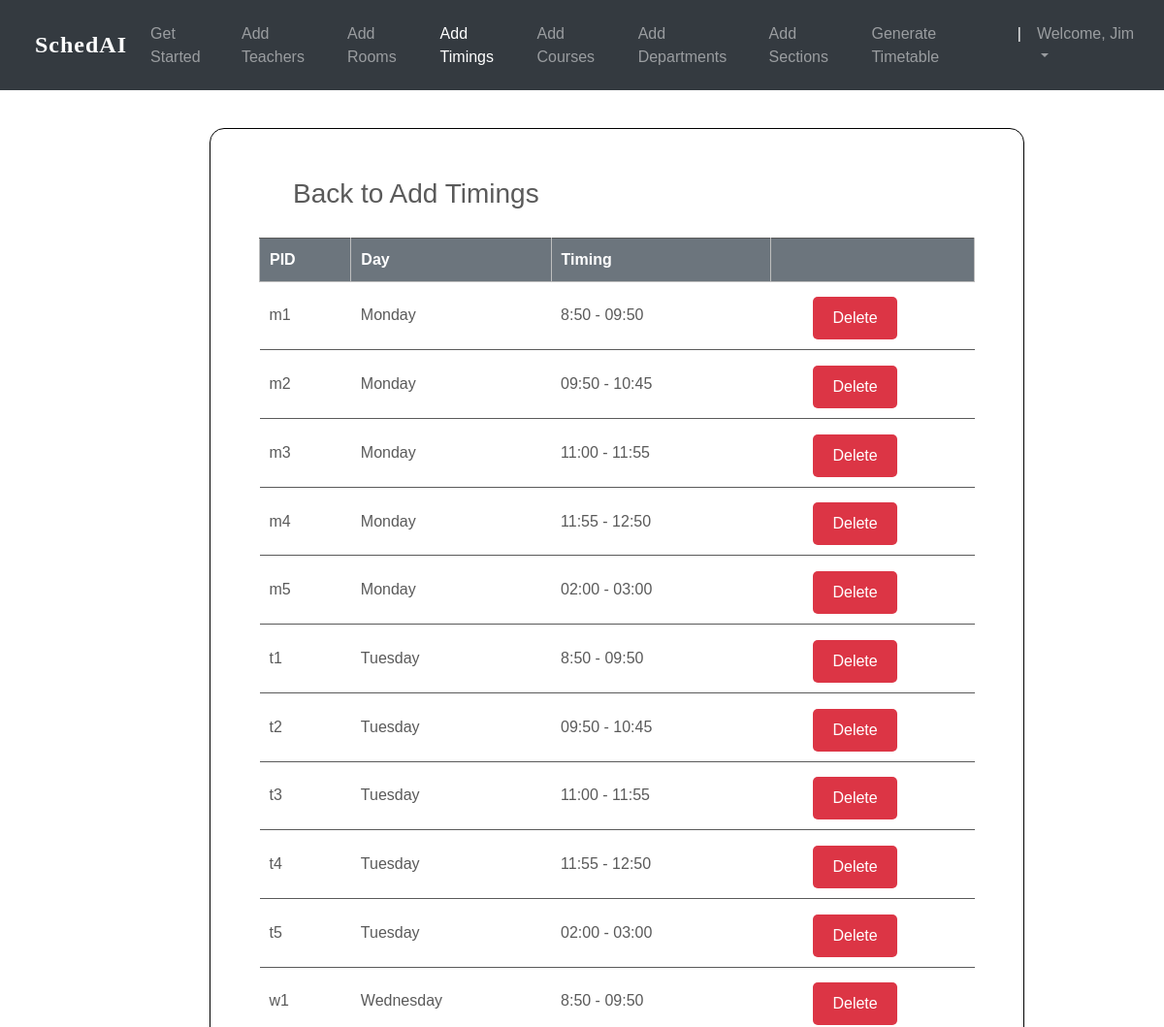
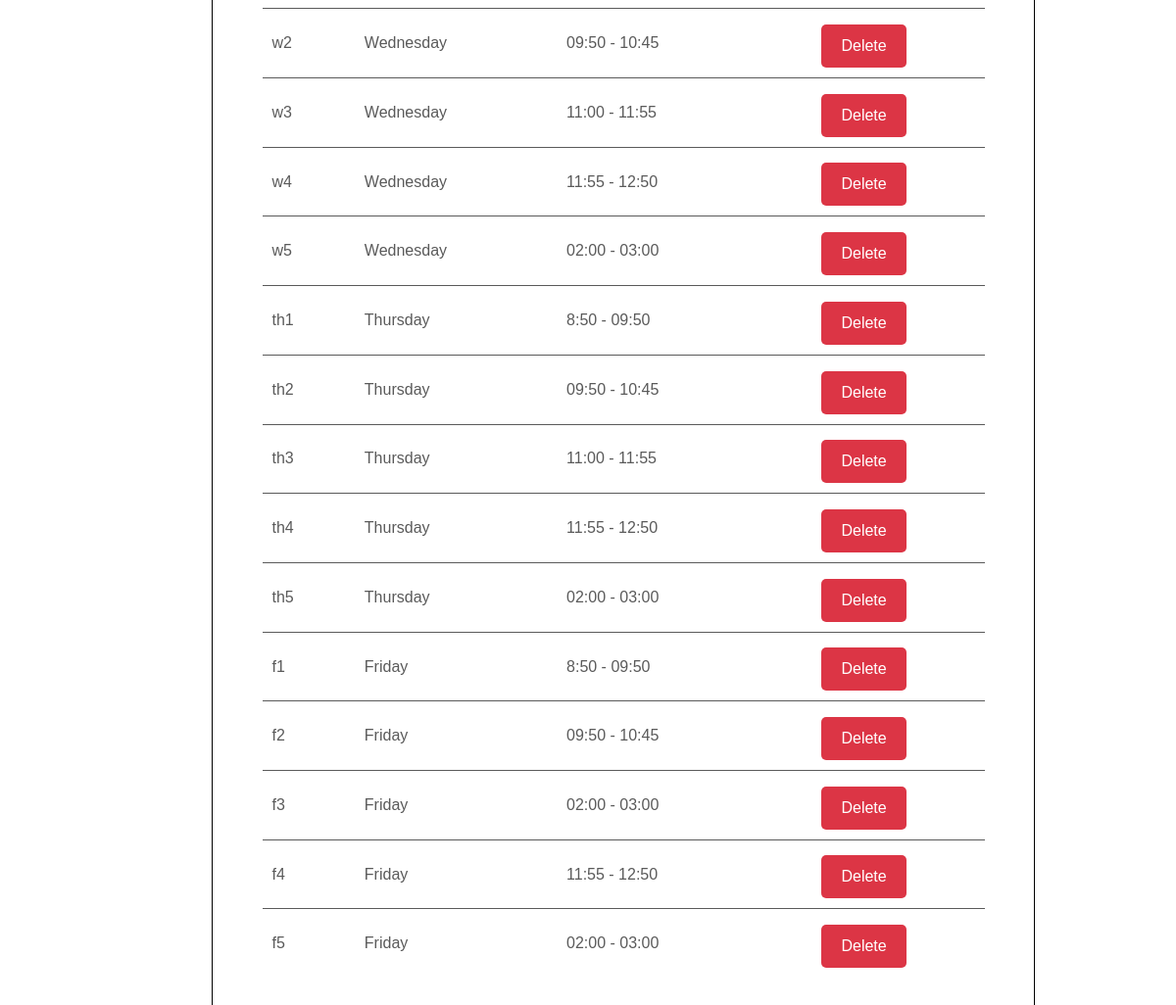
/timings_list/ (signed in), run on an earlier commit of the app's database (2 pictures, top to bottom).
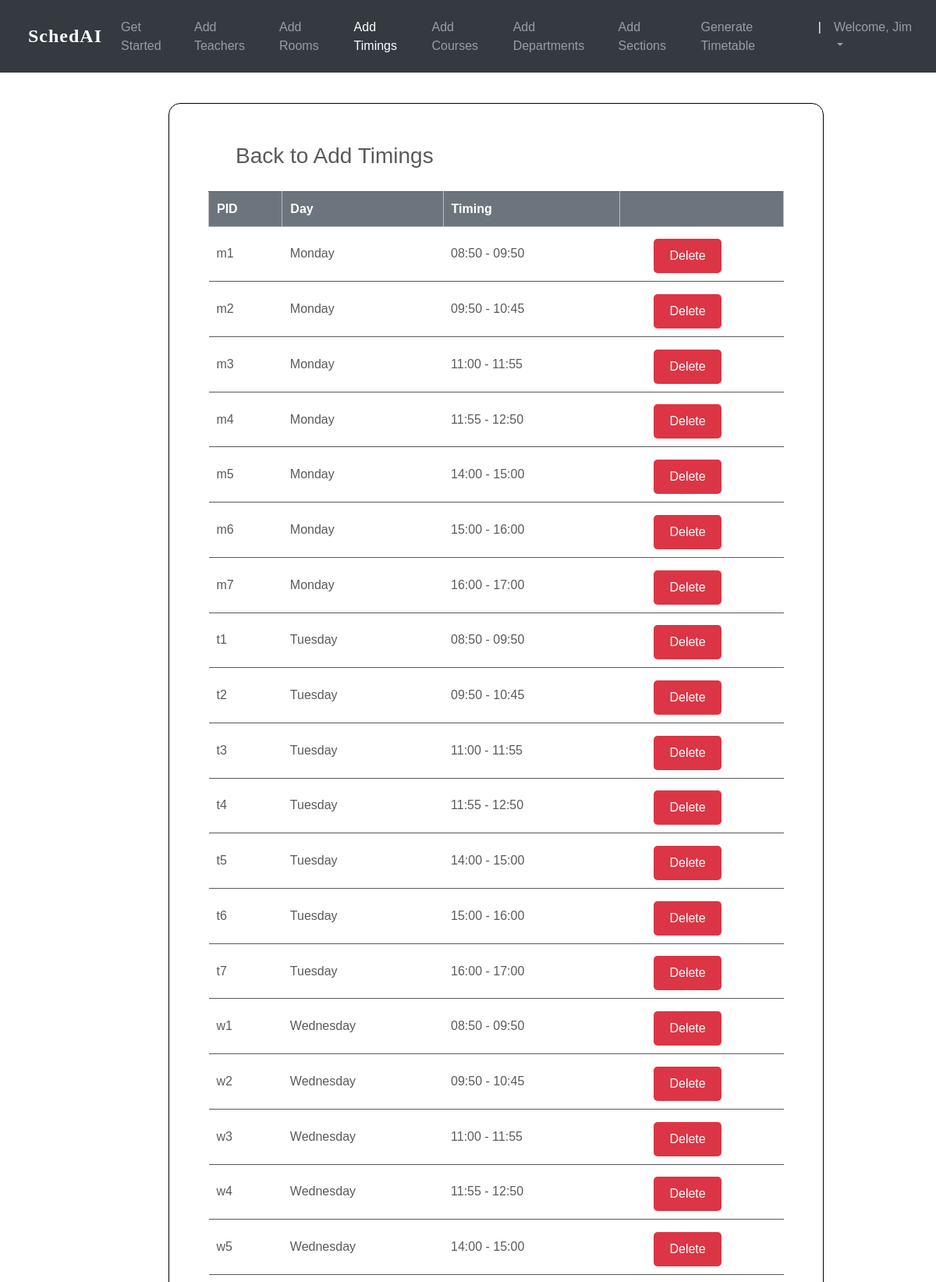
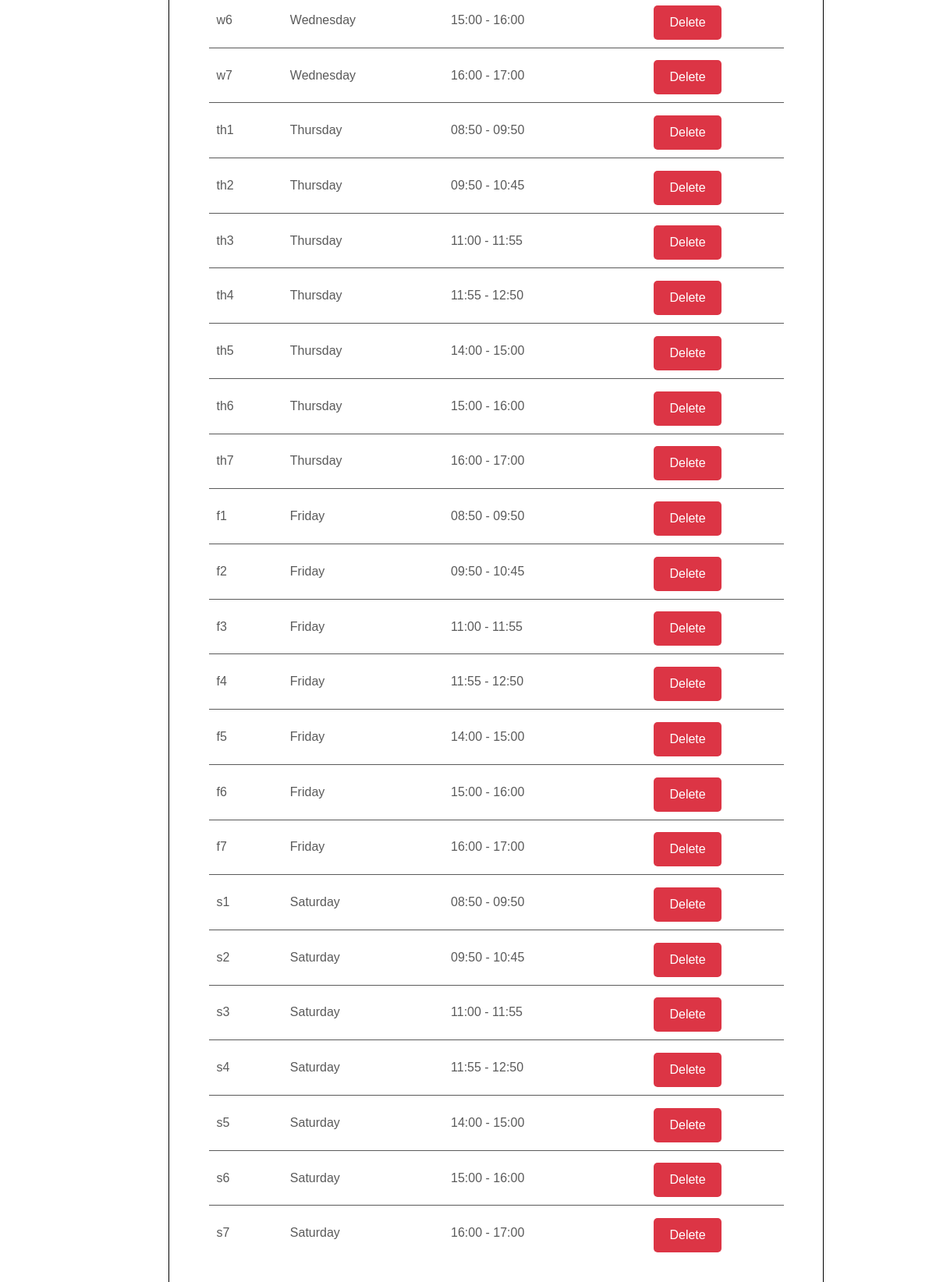
And on a later commit of the database (2 pictures, top to bottom).
### ttgen/models.py (models this page shows, shortened)
class MeetingTime(models.Model):
    pid = models.CharField(max_length=4, primary_key=True)
    time = models.CharField(max_length=50, choices=time_slots, default='11:30 - 12:30')
    day = models.CharField(max_length=15, choices=DAYS_OF_WEEK)

### ttgen/views.py (the view)
# urls.py: path('timings_list/', views.meeting_list_view, name='editmeetingtime'),
@login_required
def meeting_list_view(request):
    context = {
        'meeting_times': MeetingTime.objects.all()
    }
    return render(request, 'mtlist.html', context)

### templates/mtlist.html (shortened to what this page needs)
<!DOCTYPE html>
<html lang="en">
<head>
	<link rel="stylesheet" href="https://maxcdn.bootstrapcdn.com/bootstrap/4.0.0/css/bootstrap.min.css">
    <link rel="stylesheet" type="text/css" href="static/css/index.css">
</head>
<body>
        <header>
			<nav class="navbar navbar-expand-md navbar-dark fixed-top bg-dark">
                <a class="navbar-brand" href="{% url 'admindash' %}"><p style="color: #fff; font-weight: 900; letter-spacing: 1px; margin-top: 15px; margin-left: 20px; font-size: 1.5rem;">SchedAI</p></a>
                <div class="collapse navbar-collapse" id="navbarCollapse">
                    <ul class="navbar-nav ml-auto">
                    <li class="nav-item">
                        <a class="nav-link" href="{% url 'admindash' %}">Get Started</a>
                    </li>
                    <li class="nav-item">
                        <a class="nav-link" href="{% url 'addInstructors' %}">Add Teachers</a>
                    </li>
                    <li class="nav-item">
                        <a class="nav-link" href="{% url 'addRooms' %}">Add Rooms</a>
                    </li>
                    <li class="nav-item active">
		                <a class="nav-link" href="{% url 'addTimings' %}">Add Timings</a>
		            </li>
                    <li class="nav-item">
                        <a class="nav-link" href="{% url 'addCourses' %}">Add Courses</a>
                    </li>
                    <li class="nav-item">
			            <a class="nav-link" href="{% url 'addDepts' %}">Add Departments</a>
		            </li>
					<li class="nav-item">
			            <a class="nav-link" href="{% url 'addSections' %}">Add Sections</a>
		            </li>
					<li class="nav-item">
			            <a class="nav-link" href="{% url 'generate' %}">Generate Timetable</a>
		            </li>
					<li class="nav-item active">
			            <a class="nav-link">|</a>
		            </li>
                    <li class="nav-item dropdown">
		                <a class="nav-link dropdown-toggle" href="#" id="dropdown03" data-toggle="dropdown" aria-haspopup="true" aria-expanded="false">Welcome, {{ user.first_name }}</a>
		            </li>
                    </ul>
                </div>
            </nav>
        </header>
		<br><br>
        {%block content%}
        {% load static %}
        <fieldset class="fieldset">
    <a href="{% url 'addTimings'%}"><h1 class="tablink" onclick="openPage('new')" id="defaultOpen">Back to Add Timings</h1></a>
    <div class="tabcontent" id="edit">
			<table class="table1">
				<thead>
				<tr class="table-headers">
				<th>PID</th>
				<th>Day</th>
				<th>Timing</th>
				<th  class="empty"></th>
				</tr>
				</thead>
				<tbody>
				{% for mt in meeting_times %}
				<tr>
				 <td>{{mt.pid}}</td>
				 <td>{{mt.day}}</td>
				 <td>{{mt.time}}</td>
				 <td class="empty">
					<form action="{% url 'deletemeetingtime' mt.pid %}" method="post">
						<input type="submit" value="Delete" class="cross">
					</form>
				 </td>
				 </tr>
				{% endfor %}
				</tbody>
			</table>
		</div>
</fieldset>
{% endblock %}

### static/css/index.css (style rules this page uses)
body { padding-top: 3rem; padding-bottom: 3rem; color: #5a5a5a; font-family: 'Poppins', sans-serif; overflow-x: hidden; }
nav { font-family: sans-serif; }
.navbar-brand { font-size: 20px; font-family: Georgia, 'Times New Roman', Times, serif; }

### templates/mtlist.html (style rules this page uses)
nav { font-family: sans-serif; }
.navbar-brand { font-size: 20px; font-family: Georgia, 'Times New Roman', Times, serif; }
* { margin: 0; padding: 0; box-sizing: border-box; }
html { scroll-behavior: smooth; }
a { text-decoration:none; }
form { margin-top: 3%; margin-left: 18%; margin-right: 12%; }
fieldset h1 { color: #5a5a5a; padding-bottom: 20px; margin-left: 35px; display: inline-block; cursor: pointer; font-size: 28px; }
fieldset input { padding:8px; color: #938c8c }
.table2 td, th { border: 1px solid rgb(190,190,190); padding: 10px 20px; }
.table1 { width: 100%; border-collapse: collapse; text-align: left; overflow: hidden; }
.table1 td, th { border-top: 1px solid #5a5a5a; padding: 10px; }
.table1 th { background-color: #6c757d; color: #fff; }
.cross { font-size:16px; color: #fff; cursor: pointer; border: none; background-color: #dc3545; border-radius: 5px; padding: 10px 20px; }
.fieldset { margin-top: 3%; margin-left: 18%; margin-right: 12%; padding: 50px; background-color: #fff; border: 1px solid black; border-radius: 15px; }

What changed in the data, as far as the page shows it:
changed MeetingTime "m1": time "8:50 - 09:50" → "08:50 - 09:50"
changed MeetingTime "m5": time "02:00 - 03:00" → "14:00 - 15:00"
added MeetingTime: pid "m6", day "Monday", time "15:00 - 16:00"
added MeetingTime: pid "m7", day "Monday", time "16:00 - 17:00"
changed MeetingTime "t1": time "8:50 - 09:50" → "08:50 - 09:50"
changed MeetingTime "t5": time "02:00 - 03:00" → "14:00 - 15:00"
added MeetingTime: pid "t6", day "Tuesday", time "15:00 - 16:00"
added MeetingTime: pid "t7", day "Tuesday", time "16:00 - 17:00"
changed MeetingTime "w1": time "8:50 - 09:50" → "08:50 - 09:50"
changed MeetingTime "w5": time "02:00 - 03:00" → "14:00 - 15:00"
added MeetingTime: pid "w6", day "Wednesday", time "15:00 - 16:00"
added MeetingTime: pid "w7", day "Wednesday", time "16:00 - 17:00"
changed MeetingTime "th1": time "8:50 - 09:50" → "08:50 - 09:50"
changed MeetingTime "th5": time "02:00 - 03:00" → "14:00 - 15:00"
added MeetingTime: pid "th6", day "Thursday", time "15:00 - 16:00"
added MeetingTime: pid "th7", day "Thursday", time "16:00 - 17:00"
changed MeetingTime "f1": time "8:50 - 09:50" → "08:50 - 09:50"
changed MeetingTime "f3": time "02:00 - 03:00" → "11:00 - 11:55"
changed MeetingTime "f5": time "02:00 - 03:00" → "14:00 - 15:00"
added MeetingTime: pid "f6", day "Friday", time "15:00 - 16:00"
added MeetingTime: pid "f7", day "Friday", time "16:00 - 17:00"
added MeetingTime: pid "s1", day "Saturday", time "08:50 - 09:50"
added MeetingTime: pid "s2", day "Saturday", time "09:50 - 10:45"
added MeetingTime: pid "s3", day "Saturday", time "11:00 - 11:55"
added MeetingTime: pid "s4", day "Saturday", time "11:55 - 12:50"
added MeetingTime: pid "s5", day "Saturday", time "14:00 - 15:00"
added MeetingTime: pid "s6", day "Saturday", time "15:00 - 16:00"
added MeetingTime: pid "s7", day "Saturday", time "16:00 - 17:00"
